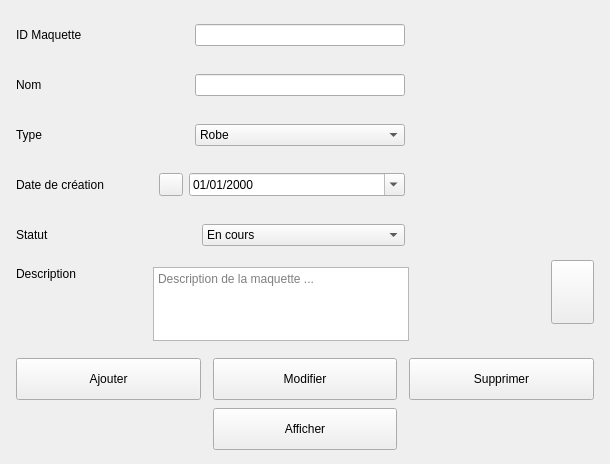
                     <widget class="QWidget" name="corpsFormulaire">
                      <property name="role" stdset="0">
                       <string>corps</string>
                      </property>
                      <layout class="QVBoxLayout" name="layoutCorpsFormulaire">
                       <property name="leftMargin">
                        <number>16</number>
                       </property>
                       <property name="topMargin">
                        <number>14</number>
                       </property>
                       <property name="rightMargin">
                        <number>16</number>
                       </property>
                       <property name="bottomMargin">
                        <number>14</number>
                       </property>
                       <property name="spacing">
                        <number>14</number>
                       </property>
                       <item>
                        <layout class="QHBoxLayout" name="layoutHautFormulaire" stretch="1,0">
                         <property name="spacing">
                          <number>16</number>
                         </property>
                         <item>
                          <layout class="QGridLayout" name="gridChamps" columnstretch="0,1" columnminimumwidth="125,0">
                           <property name="horizontalSpacing">
                            <number>12</number>
                           </property>
                           <property name="verticalSpacing">
                            <number>11</number>
                           </property>
                           <item row="0" column="0">
                            <widget class="QLabel" name="labelId">
                             <property name="text">
                              <string>ID Maquette</string>
                             </property>
                             <property name="role" stdset="0">
                              <string>labelChamp</string>
                             </property>
                            </widget>
                           </item>
                           <item row="0" column="1">
                            <widget class="QFrame" name="champId">
                             <property name="role" stdset="0">
                              <string>champ</string>
                             </property>
                             <property name="minimumSize">
                              <size>
                               <width>0</width>
                               <height>36</height>
                              </size>
                             </property>
                             <property name="maximumSize">
                              <size>
                               <width>16777215</width>
                               <height>36</height>
                              </size>
                             </property>
                             <layout class="QHBoxLayout" name="layout_champId">
                              <property name="leftMargin">
                               <number>10</number>
                              </property>
                              <property name="topMargin">
                               <number>0</number>
                              </property>
                              <property name="rightMargin">
                               <number>4</number>
                              </property>
                              <property name="bottomMargin">
                               <number>0</number>
                              </property>
                              <property name="spacing">
                               <number>10</number>
                              </property>
                              <item>
                               <widget class="QLabel" name="iconeId">
                                <property name="text">
                                 <string/>
                                </property>
                                <property name="minimumSize">
                                 <size>
                                  <width>22</width>
                                  <height>0</height>
                                 </size>
                                </property>
                                <property name="maximumSize">
                                 <size>
                                  <width>22</width>
                                  <height>16777215</height>
                                 </size>
                                </property>
                               </widget>
                              </item>
                              <item>
                               <widget class="QLineEdit" name="editId">
                                <property name="role" stdset="0">
                                 <string>interne</string>
                                </property>
                                <property name="maxLength">
                                 <number>10</number>
                                </property>
                               </widget>
                              </item>
                             </layout>
                            </widget>
                           </item>
                           <item row="1" column="0">
                            <widget class="QLabel" name="labelNom">
                             <property name="text">
                              <string>Nom</string>
                             </property>
                             <property name="role" stdset="0">
                              <string>labelChamp</string>
                             </property>
                            </widget>
                           </item>
                           <item row="1" column="1">
                            <widget class="QFrame" name="champNom">
                             <property name="role" stdset="0">
                              <string>champ</string>
                             </property>
                             <property name="minimumSize">
                              <size>
                               <width>0</width>
                               <height>36</height>
                              </size>
                             </property>
                             <property name="maximumSize">
                              <size>
                               <width>16777215</width>
                               <height>36</height>
                              </size>
                             </property>
                             <layout class="QHBoxLayout" name="layout_champNom">
                              <property name="leftMargin">
                               <number>10</number>
                              </property>
                              <property name="topMargin">
                               <number>0</number>
                              </property>
                              <property name="rightMargin">
                               <number>4</number>
                              </property>
                              <property name="bottomMargin">
                               <number>0</number>
                              </property>
                              <property name="spacing">
                               <number>10</number>
                              </property>
                              <item>
                               <widget class="QLabel" name="iconeNom">
                                <property name="text">
                                 <string/>
                                </property>
                                <property name="minimumSize">
                                 <size>
                                  <width>22</width>
                                  <height>0</height>
                                 </size>
                                </property>
                                <property name="maximumSize">
                                 <size>
                                  <width>22</width>
                                  <height>16777215</height>
                                 </size>
                                </property>
                               </widget>
                              </item>
                              <item>
                               <widget class="QLineEdit" name="editNom">
                                <property name="role" stdset="0">
                                 <string>interne</string>
                                </property>
                                <property name="maxLength">
                                 <number>50</number>
                                </property>
                               </widget>
                              </item>
                             </layout>
                            </widget>
                           </item>
                           <item row="2" column="0">
                            <widget class="QLabel" name="labelType">
                             <property name="text">
                              <string>Type</string>
                             </property>
                             <property name="role" stdset="0">
                              <string>labelChamp</string>
                             </property>
                            </widget>
                           </item>
                           <item row="2" column="1">
                            <widget class="QFrame" name="champType">
                             <property name="role" stdset="0">
                              <string>champ</string>
                             </property>
                             <property name="minimumSize">
                              <size>
                               <width>0</width>
                               <height>36</height>
                              </size>
                             </property>
                             <property name="maximumSize">
                              <size>
                               <width>16777215</width>
                               <height>36</height>
                              </size>
                             </property>
                             <layout class="QHBoxLayout" name="layout_champType">
                              <property name="leftMargin">
                               <number>10</number>
                              </property>
                              <property name="topMargin">
                               <number>0</number>
                              </property>
                              <property name="rightMargin">
                               <number>4</number>
                              </property>
                              <property name="bottomMargin">
                               <number>0</number>
                              </property>
                              <property name="spacing">
                               <number>10</number>
                              </property>
                              <item>
                               <widget class="QLabel" name="iconeType">
                                <property name="text">
                                 <string/>
                                </property>
                                <property name="minimumSize">
                                 <size>
                                  <width>22</width>
                                  <height>0</height>
                                 </size>
                                </property>
                                <property name="maximumSize">
                                 <size>
                                  <width>22</width>
                                  <height>16777215</height>
                                 </size>
                                </property>
                               </widget>
                              </item>
                              <item>
                               <widget class="QComboBox" name="comboType">
                                <property name="role" stdset="0">
                                 <string>interne</string>
                                </property>
                                <item>
                                 <property name="text">
                                  <string>Robe</string>
                                 </property>
                                </item>
                                <item>
                                 <property name="text">
                                  <string>Veste</string>
                                 </property>
                                </item>
                                <item>
                                 <property name="text">
                                  <string>Jupe</string>
                                 </property>
                                </item>
                               </widget>
                              </item>
                             </layout>
                            </widget>
                           </item>
                           <item row="3" column="0">
                            <widget class="QLabel" name="labelDate">
                             <property name="text">
                              <string>Date de création</string>
                             </property>
                             <property name="role" stdset="0">
                              <string>labelChamp</string>
                             </property>
                            </widget>
                           </item>
                           <item row="3" column="1">
                            <widget class="QFrame" name="champDate">
                             <property name="role" stdset="0">
                              <string>champ</string>
                             </property>
                             <property name="minimumSize">
                              <size>
                               <width>0</width>
                               <height>36</height>
                              </size>
                             </property>
                             <property name="maximumSize">
                              <size>
                               <width>16777215</width>
                               <height>36</height>
                              </size>
                             </property>
                             <layout class="QHBoxLayout" name="layout_champDate">
                              <property name="leftMargin">
                               <number>6</number>
                              </property>
                              <property name="topMargin">
                               <number>0</number>
                              </property>
                              <property name="rightMargin">
                               <number>4</number>
                              </property>
                              <property name="bottomMargin">
                               <number>0</number>
                              </property>
                              <property name="spacing">
                               <number>6</number>
                              </property>
                              <item>
                               <widget class="QToolButton" name="btnCalendrier">
                                <property name="text">
                                 <string/>
                                </property>
                                <property name="role" stdset="0">
                                 <string>iconBtn</string>
                                </property>
                                <property name="cursor">
                                 <cursorShape>PointingHandCursor</cursorShape>
                                </property>
                               </widget>
                              </item>
                              <item>
                               <widget class="QDateEdit" name="dateCreation">
                                <property name="role" stdset="0">
                                 <string>interne</string>
                                </property>
                                <property name="calendarPopup">
                                 <bool>true</bool>
                                </property>
                                <property name="displayFormat">
                                 <string>dd/MM/yyyy</string>
                                </property>
                               </widget>
                              </item>
                             </layout>
                            </widget>
                           </item>
                           <item row="4" column="0">
                            <widget class="QLabel" name="labelStatut">
                             <property name="text">
                              <string>Statut</string>
                             </property>
                             <property name="role" stdset="0">
                              <string>labelChamp</string>
                             </property>
                            </widget>
                           </item>
                           <item row="4" column="1">
                            <widget class="QFrame" name="champStatut">
                             <property name="role" stdset="0">
                              <string>champ</string>
                             </property>
                             <property name="minimumSize">
                              <size>
                               <width>0</width>
                               <height>36</height>
                              </size>
                             </property>
                             <property name="maximumSize">
                              <size>
                               <width>16777215</width>
                               <height>36</height>
                              </size>
                             </property>
                             <layout class="QHBoxLayout" name="layout_champStatut">
                              <property name="leftMargin">
                               <number>1</number>
                              </property>
                              <property name="topMargin">
                               <number>1</number>
                              </property>
                              <property name="rightMargin">
                               <number>4</number>
                              </property>
                              <property name="bottomMargin">
                               <number>1</number>
                              </property>
                              <property name="spacing">
                               <number>10</number>
                              </property>
                              <item>
                               <widget class="QFrame" name="fondPastille">
                                <property name="minimumSize">
                                 <size>
                                  <width>38</width>
                                  <height>34</height>
                                 </size>
                                </property>
                                <property name="maximumSize">
                                 <size>
                                  <width>38</width>
                                  <height>34</height>
                                 </size>
                                </property>
                                <layout class="QHBoxLayout" name="layoutPastille">
                                 <property name="leftMargin">
                                  <number>0</number>
                                 </property>
                                 <property name="topMargin">
                                  <number>0</number>
                                 </property>
                                 <property name="rightMargin">
                                  <number>0</number>
                                 </property>
                                 <property name="bottomMargin">
                                  <number>0</number>
                                 </property>
                                 <item alignment="Qt::AlignCenter">
                                  <widget class="QLabel" name="pastilleStatut">
                                   <property name="text">
                                    <string/>
                                   </property>
                                   <property name="minimumSize">
                                    <size>
                                     <width>14</width>
                                     <height>14</height>
                                    </size>
                                   </property>
                                   <property name="maximumSize">
                                    <size>
                                     <width>14</width>
                                     <height>14</height>
                                    </size>
                                   </property>
                                  </widget>
                                 </item>
                                </layout>
                               </widget>
                              </item>
                              <item>
                               <widget class="QComboBox" name="comboStatut">
                                <property name="role" stdset="0">
                                 <string>interneGras</string>
                                </property>
                                <item>
                                 <property name="text">
                                  <string>En cours</string>
                                 </property>
                                </item>
                                <item>
                                 <property name="text">
                                  <string>En attente</string>
                                 </property>
                                </item>
                                <item>
                                 <property name="text">
                                  <string>Validée</string>
                                 </property>
                                </item>
                               </widget>
                              </item>
                             </layout>
                            </widget>
                           </item>
                           <item row="5" column="0" alignment="Qt::AlignTop">
                            <widget class="QLabel" name="labelDescription">
                             <property name="text">
                              <string>Description</string>
                             </property>
                             <property name="role" stdset="0">
                              <string>labelChamp</string>
                             </property>
                            </widget>
                           </item>
                           <item row="5" column="1">
                            <widget class="QTextEdit" name="editDescription">
                             <property name="minimumSize">
                              <size>
                               <width>0</width>
                               <height>74</height>
                              </size>
                             </property>
                             <property name="maximumSize">
                              <size>
                               <width>16777215</width>
                               <height>74</height>
                              </size>
                             </property>
                             <property name="placeholderText">
                              <string>Description de la maquette ...</string>
                             </property>
                            </widget>
                           </item>
                          </layout>
                         </item>
                         <item>
                          <layout class="QVBoxLayout" name="layoutApercu">
                           <property name="spacing">
                            <number>10</number>
                           </property>
                           <item>
                            <widget class="ApercuMaquette" name="apercu">
                             <property name="minimumSize">
                              <size>
                               <width>168</width>
                               <height>236</height>
                              </size>
                             </property>
                             <property name="maximumSize">
                              <size>
                               <width>168</width>
                               <height>236</height>
                              </size>
                             </property>
                            </widget>
                           </item>
                           <item>
                            <layout class="QHBoxLayout" name="layoutMiniatures">
                             <property name="spacing">
                              <number>5</number>
                             </property>
                             <item>
                              <widget class="Miniature" name="mini1">
                               <property name="minimumSize">
                                <size>
                                 <width>37</width>
                                 <height>64</height>
                                </size>
                               </property>
                               <property name="maximumSize">
                                <size>
                                 <width>37</width>
                                 <height>64</height>
                                </size>
                               </property>
                              </widget>
                             </item>
                             <item>
                              <widget class="Miniature" name="mini2">
                               <property name="minimumSize">
                                <size>
                                 <width>37</width>
                                 <height>64</height>
                                </size>
                               </property>
                               <property name="maximumSize">
                                <size>
                                 <width>37</width>
                                 <height>64</height>
                                </size>
                               </property>
                              </widget>
                             </item>
                             <item>
                              <widget class="Miniature" name="mini3">
                               <property name="minimumSize">
                                <size>
                                 <width>37</width>
                                 <height>64</height>
                                </size>
                               </property>
                               <property name="maximumSize">
                                <size>
                                 <width>37</width>
                                 <height>64</height>
                                </size>
                               </property>
                              </widget>
                             </item>
                             <item>
                              <widget class="QToolButton" name="btnPlus">
                               <property name="text">
                                <string/>
                               </property>
                               <property name="role" stdset="0">
                                <string>btnPlus</string>
                               </property>
                               <property name="cursor">
                                <cursorShape>PointingHandCursor</cursorShape>
                               </property>
                               <property name="minimumSize">
                                <size>
                                 <width>43</width>
                                 <height>64</height>
                                </size>
                               </property>
                               <property name="maximumSize">
                                <size>
                                 <width>43</width>
                                 <height>64</height>
                                </size>
                               </property>
                              </widget>
                             </item>
                            </layout>
                           </item>
                           <item>
                            <spacer name="spacerApercu">
                             <property name="orientation">
                              <enum>Qt::Vertical</enum>
                             </property>
                             <property name="sizeHint" stdset="0">
                              <size>
                               <width>20</width>
                               <height>20</height>
                              </size>
                             </property>
                            </spacer>
                           </item>
                          </layout>
                         </item>
                        </layout>
                       </item>
                       <item>
                        <layout class="QGridLayout" name="gridBoutons">
                         <property name="horizontalSpacing">
                          <number>12</number>
                         </property>
                         <property name="verticalSpacing">
                          <number>8</number>
                         </property>
                         <item row="0" column="0">
                          <widget class="QPushButton" name="btnAjouter">
                           <property name="text">
                            <string>Ajouter</string>
                           </property>
                           <property name="role" stdset="0">
                            <string>btnPrimaire</string>
                           </property>
                           <property name="cursor">
                            <cursorShape>PointingHandCursor</cursorShape>
                           </property>
                           <property name="minimumSize">
                            <size>
                             <width>0</width>
                             <height>42</height>
                            </size>
                           </property>
                           <property name="maximumSize">
                            <size>
                             <width>16777215</width>
                             <height>42</height>
                            </size>
                           </property>
                          </widget>
                         </item>
                         <item row="0" column="1">
                          <widget class="QPushButton" name="btnModifier">
                           <property name="text">
                            <string>Modifier</string>
                           </property>
                           <property name="role" stdset="0">
                            <string>btnGris</string>
                           </property>
                           <property name="cursor">
                            <cursorShape>PointingHandCursor</cursorShape>
                           </property>
                           <property name="minimumSize">
                            <size>
                             <width>0</width>
                             <height>42</height>
                            </size>
                           </property>
                           <property name="maximumSize">
                            <size>
                             <width>16777215</width>
                             <height>42</height>
                            </size>
                           </property>
                          </widget>
                         </item>
                         <item row="0" column="2">
                          <widget class="QPushButton" name="btnSupprimer">
                           <property name="text">
                            <string>Supprimer</string>
                           </property>
                           <property name="role" stdset="0">
                            <string>btnBeige</string>
                           </property>
                           <property name="cursor">
                            <cursorShape>PointingHandCursor</cursorShape>
                           </property>
                           <property name="minimumSize">
                            <size>
                             <width>0</width>
                             <height>42</height>
                            </size>
                           </property>
                           <property name="maximumSize">
                            <size>
                             <width>16777215</width>
                             <height>42</height>
                            </size>
                           </property>
                          </widget>
                         </item>
                         <item row="1" column="1">
                          <widget class="QPushButton" name="btnAfficher">
                           <property name="text">
                            <string>Afficher</string>
                           </property>
                           <property name="role" stdset="0">
                            <string>btnClair</string>
                           </property>
                           <property name="cursor">
                            <cursorShape>PointingHandCursor</cursorShape>
                           </property>
                           <property name="minimumSize">
                            <size>
                             <width>0</width>
                             <height>42</height>
                            </size>
                           </property>
                           <property name="maximumSize">
                            <size>
                             <width>16777215</width>
                             <height>42</height>
                            </size>
                           </property>
                          </widget>
                         </item>
                        </layout>
                       </item>
                      </layout>
                     </widget>
